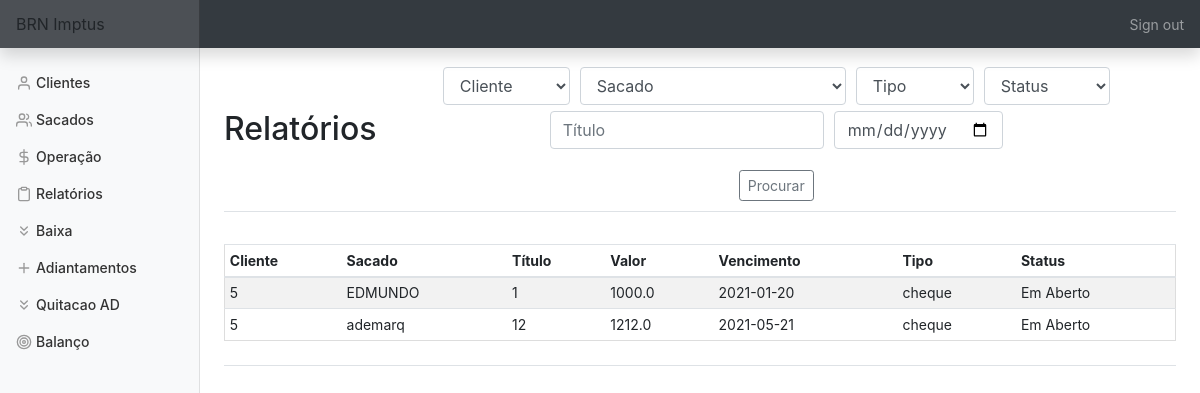
Page /relatorios (signed in) on the committed database.
### tables this page shows
CREATE TABLE titulo (
    cliente_id INTEGER,
    sacado_id INTEGER,
    bordero INTEGER,
    titulo TEXT,
    vencimento DATE,
    valor FLOAT, 
    dt_negoc DATE,
    tipo TEXT,
    status TEXT,
    dt_baixa DATE, nm_sac TEXT,
    FOREIGN KEY (cliente_id) REFERENCES clientes(id),
    FOREIGN KEY (sacado_id) REFERENCES sacados(id));

### app.py (the view, shortened to what this page needs)
@app.route('/relatorios', methods=['GET', 'POST'])
@login_required
def relatorios():
    con = sqlite3.connect('brn.db')
    con.row_factory = sqlite3.Row
    cur = con.cursor()
    cliente = cur.execute('SELECT nome FROM clientes')
    cliente = cur.fetchall()
    sacado = cur.execute('SELECT nome FROM sacados')
    sacado = cur.fetchall()
    tit = cur.execute('SELECT * FROM titulo')
    tit = cur.fetchall()
    if request.method == "GET":
        return render_template('/relatorios.html', cliente=cliente, sacado=sacado, titulo=tit)

### app.py (called while the page is built)
@app.after_request
def after_request(response):
    response.headers["Cache-Control"] = "no-cache, no-store, must-revalidate"
    response.headers["Expires"] = 0
    response.headers["Pragma"] = "no-cache"
    return response

### helper.py (called while the page is built)
def login_required(f):
    @wraps(f)
    def decorated_function(*args, **kwargs):
        if session.get("user_id") is None:
            return redirect("/login")
        return f(*args, **kwargs)
    return decorated_function

### templates/relatorios.html (shortened to what this page needs)
{% extends "layout.html" %}
{% block main %}
    <div class='d-flex justify-content-between flex-warp flex-md-nowrap align-items-center pt-3 pb-2 mb-3 border-bottom'>
        <h1 class='h2'>Relatórios</h1>
            <form action='relatorios' method='POST'>
                <div class='form-group'>
                        <select class="form-control" name="cliente">
                            <option disabled selected value>Cliente</option>
                        </select>
                        <select class="form-control" name="sacado">
                            <option disabled selected value>Sacado</option>
                        </select>
                        <select class='form-control' name='tipo'>
                            <option select value>Tipo</option>
                        </select>
                        <select class='form-control' name='status'>
                            <option select value>Status</option>
                        </select>
                        <input name='titulo' autofocus class='form-control' placeholder='Título' type='text'>
                        <input name='vencimento' autofocus class='form-control' placeholder='Vencimento' type='date'>
                </div>
                <button type='submit' class='btn btn-sm btn-outline-secondary'>Procurar</button>
            </form>
    </div>
    <div class='d-flex justify-content-between flex-warp flex-md-nowrap align-items-center pt-3 pb-2 mb-3 border-bottom'>
        <div class='table-responsive'>
            <table class='table table-striped table-sm'>
                <thead>
                    <tr>
                        <th>Cliente</th>
                        <th>Sacado</th>
                        <th>Título</th>
                        <th>Valor</th>
                        <th>Vencimento</th>
                        <th>Tipo</th>
                        <th>Status</th>
                    </tr>
                </thead>
                <tbody>
                    {% for row in titulo %}
                        <tr>
                            <td>{{ row['cliente_id'] }}</td>
                            <td>{{ row['nm_sac'] }}</td>
                            <td>{{ row['titulo'] }}</td>
                            <td>{{ row['valor'] }}</td>
                            <td>{{ row['vencimento'] }}</td>
                            <td>{{ row['tipo'] }}</td>
                            <td>{{ row['status'] }}</td>
                        </tr>
                    {% endfor %}
                </tbody>
            </table>
        </div>
    </div>
{% endblock %}

### static/styles.css (style rules this page uses)
main .form-control { display: inline-block; width: auto; margin: 3px; }
main table { text-align: left; border-collapse: collapse; border-spacing: 0; width: 100%; border: 1px solid #ddd; }
main table td, th { text-align: left; padding: 16px; }
button { margin: 2px; }
body { font-size: .875rem; height:100%; }

### rows in the picture
titulo: cliente_id "5", nm_sac "EDMUNDO", titulo "1", valor "1000.0", vencimento "2021-01-20", tipo "cheque", status "Em Aberto"
titulo: cliente_id "5", nm_sac "ademarq", titulo "12", valor "1212.0", vencimento "2021-05-21", tipo "cheque", status "Em Aberto"
